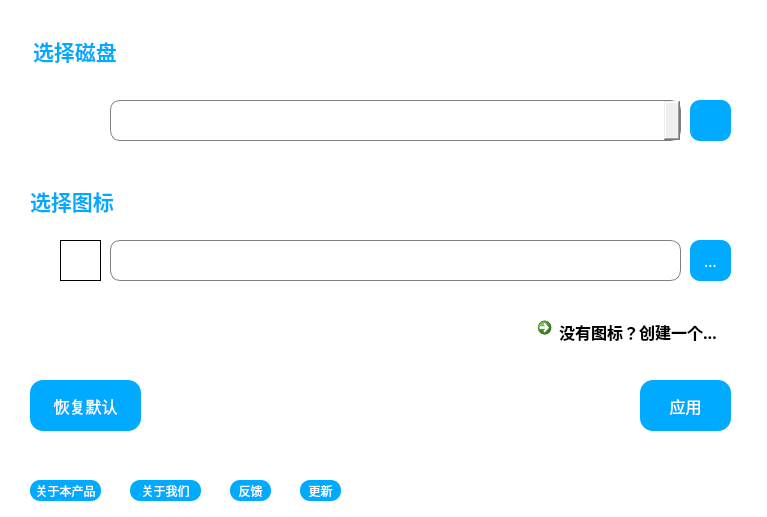
<?xml version="1.0" encoding="UTF-8"?>
<ui version="4.0">
 <class>MainWindow</class>
 <widget class="QWidget" name="MainWindow">
  <property name="geometry">
   <rect>
    <x>0</x>
    <y>0</y>
    <width>767</width>
    <height>517</height>
   </rect>
  </property>
  <property name="windowTitle">
   <string>Drive Icon Master</string>
  </property>
  <property name="windowIcon">
   <iconset>
    <normaloff>G:/Backups/Public/WaterDrop/icon.ico</normaloff>
    <normalon>G:/Backups/Public/WaterDrop/icon.ico</normalon>
    <activeoff>G:/Backups/Public/WaterDrop/icon.ico</activeoff>
    <activeon>G:/Backups/Public/WaterDrop/icon.ico</activeon>
    <selectedon>G:/Backups/Public/WaterDrop/icon.ico</selectedon>G:/Backups/Public/WaterDrop/icon.ico</iconset>
  </property>
  <property name="styleSheet">
   <string notr="true">#MainWindow{background-color:white;}
*{
	font-family: &quot;Microsoft YaHei&quot;;}
</string>
  </property>
  <widget class="QLabel" name="label">
   <property name="geometry">
    <rect>
     <x>33</x>
     <y>30</y>
     <width>121</width>
     <height>41</height>
    </rect>
   </property>
   <property name="font">
    <font>
     <family>Microsoft YaHei</family>
     <pointsize>16</pointsize>
     <weight>75</weight>
     <bold>true</bold>
    </font>
   </property>
   <property name="styleSheet">
    <string notr="true">QLabel{
color:rgb(0, 170, 255)}</string>
   </property>
   <property name="text">
    <string>选择磁盘</string>
   </property>
  </widget>
  <widget class="QLabel" name="label_2">
   <property name="geometry">
    <rect>
     <x>30</x>
     <y>180</y>
     <width>121</width>
     <height>41</height>
    </rect>
   </property>
   <property name="font">
    <font>
     <family>Microsoft YaHei</family>
     <pointsize>16</pointsize>
     <weight>75</weight>
     <bold>true</bold>
    </font>
   </property>
   <property name="styleSheet">
    <string notr="true">color:rgb(0, 170, 255)</string>
   </property>
   <property name="text">
    <string>选择图标</string>
   </property>
  </widget>
  <widget class="QComboBox" name="cmbdrv">
   <property name="geometry">
    <rect>
     <x>110</x>
     <y>100</y>
     <width>571</width>
     <height>41</height>
    </rect>
   </property>
   <property name="font">
    <font>
     <family>Microsoft YaHei</family>
     <pointsize>17</pointsize>
    </font>
   </property>
   <property name="styleSheet">
    <string notr="true">QComboBox{
    border: 1px solid gray;
    border-radius: 10px;
    padding: 1px 2px 1px 2px; 
    color:grey;

    min-width: 9em; 
}
QComboBox::drop-down {
    subcontrol-origin: padding;
    subcontrol-position: top right;
    width: 20px;
 image: url(:/buttons/res/arrow.ico);
    border-left-width: 1px;
    border-left-color: darkgray;
    border-left-style: solid; /* just a single line */
    border-top-right-radius: 3px; /* same radius as the QComboBox */
    border-bottom-right-radius: 3px;
}

QComboBox::down-arrow {
border-bottom-right-radius: 3px;
border-bottom-left-radius: 3px;
  
}</string>
   </property>
   <property name="frame">
    <bool>true</bool>
   </property>
  </widget>
  <widget class="QPushButton" name="btnapp">
   <property name="geometry">
    <rect>
     <x>640</x>
     <y>380</y>
     <width>91</width>
     <height>51</height>
    </rect>
   </property>
   <property name="font">
    <font>
     <family>Microsoft YaHei</family>
     <pointsize>12</pointsize>
    </font>
   </property>
   <property name="cursor">
    <cursorShape>PointingHandCursor</cursorShape>
   </property>
   <property name="styleSheet">
    <string notr="true">QPushButton
{border-radius:13px;

background-color:rgb(0, 170, 255)
;color:white;}
QPushButton::pressed
{
background-color:rgb(73, 112, 255);
}

</string>
   </property>
   <property name="text">
    <string>应用</string>
   </property>
  </widget>
  <widget class="QPushButton" name="btnopn">
   <property name="geometry">
    <rect>
     <x>690</x>
     <y>240</y>
     <width>41</width>
     <height>41</height>
    </rect>
   </property>
   <property name="font">
    <font>
     <family>Microsoft YaHei</family>
     <pointsize>12</pointsize>
    </font>
   </property>
   <property name="cursor">
    <cursorShape>PointingHandCursor</cursorShape>
   </property>
   <property name="styleSheet">
    <string notr="true">QPushButton
{border-radius:10px;

background-color:rgb(0, 170, 255)
;color:white;}
QPushButton::pressed
{
background-color:rgb(73, 112, 255);
}

</string>
   </property>
   <property name="text">
    <string>…</string>
   </property>
  </widget>
  <widget class="QLabel" name="lblico">
   <property name="geometry">
    <rect>
     <x>60</x>
     <y>240</y>
     <width>41</width>
     <height>41</height>
    </rect>
   </property>
   <property name="styleSheet">
    <string notr="true">border-radius:10px;
image: url(G:\Driveicon.ico);</string>
   </property>
   <property name="frameShape">
    <enum>QFrame::Box</enum>
   </property>
   <property name="text">
    <string/>
   </property>
  </widget>
  <widget class="QPushButton" name="btnref">
   <property name="geometry">
    <rect>
     <x>690</x>
     <y>100</y>
     <width>41</width>
     <height>41</height>
    </rect>
   </property>
   <property name="font">
    <font>
     <family>Microsoft YaHei</family>
     <pointsize>12</pointsize>
    </font>
   </property>
   <property name="cursor">
    <cursorShape>PointingHandCursor</cursorShape>
   </property>
   <property name="styleSheet">
    <string notr="true">QPushButton
{border-radius:10px;
image: url(:/buttons/res/refresh.ico);

background-color:rgb(0, 170, 255)
;color:white;}
QPushButton::pressed
{
background-color:rgb(73, 112, 255);
}

</string>
   </property>
   <property name="text">
    <string/>
   </property>
  </widget>
  <widget class="QPushButton" name="btndef">
   <property name="geometry">
    <rect>
     <x>30</x>
     <y>380</y>
     <width>111</width>
     <height>51</height>
    </rect>
   </property>
   <property name="font">
    <font>
     <family>Microsoft YaHei</family>
     <pointsize>12</pointsize>
    </font>
   </property>
   <property name="cursor">
    <cursorShape>PointingHandCursor</cursorShape>
   </property>
   <property name="styleSheet">
    <string notr="true">QPushButton
{border-radius:13px;

background-color:rgb(0, 170, 255)
;color:white;}
QPushButton::pressed
{
background-color:rgb(73, 112, 255);
}

</string>
   </property>
   <property name="text">
    <string>恢复默认</string>
   </property>
  </widget>
  <widget class="QPushButton" name="btnabt">
   <property name="geometry">
    <rect>
     <x>30</x>
     <y>480</y>
     <width>71</width>
     <height>21</height>
    </rect>
   </property>
   <property name="font">
    <font>
     <family>Microsoft YaHei</family>
     <pointsize>9</pointsize>
    </font>
   </property>
   <property name="cursor">
    <cursorShape>PointingHandCursor</cursorShape>
   </property>
   <property name="styleSheet">
    <string notr="true">QPushButton
{border-radius:10px;

background-color:rgb(0, 170, 255)
;color:white;}
QPushButton::pressed
{
background-color:rgb(73, 112, 255);
}

</string>
   </property>
   <property name="text">
    <string>关于本产品</string>
   </property>
  </widget>
  <widget class="QPushButton" name="btnabtus">
   <property name="geometry">
    <rect>
     <x>130</x>
     <y>480</y>
     <width>71</width>
     <height>21</height>
    </rect>
   </property>
   <property name="font">
    <font>
     <family>Microsoft YaHei</family>
     <pointsize>9</pointsize>
    </font>
   </property>
   <property name="cursor">
    <cursorShape>PointingHandCursor</cursorShape>
   </property>
   <property name="styleSheet">
    <string notr="true">QPushButton
{border-radius:10px;

background-color:rgb(0, 170, 255)
;color:white;}
QPushButton::pressed
{
background-color:rgb(73, 112, 255);
}

</string>
   </property>
   <property name="text">
    <string>关于我们</string>
   </property>
  </widget>
  <widget class="QLineEdit" name="txtpath">
   <property name="geometry">
    <rect>
     <x>110</x>
     <y>240</y>
     <width>571</width>
     <height>41</height>
    </rect>
   </property>
   <property name="font">
    <font>
     <family>Microsoft YaHei</family>
     <pointsize>15</pointsize>
    </font>
   </property>
   <property name="styleSheet">
    <string notr="true">border:1px solid gray;
    border-radius: 10px;
color:grey</string>
   </property>
  </widget>
  <widget class="QPushButton" name="btnfeedback">
   <property name="geometry">
    <rect>
     <x>230</x>
     <y>480</y>
     <width>41</width>
     <height>21</height>
    </rect>
   </property>
   <property name="font">
    <font>
     <family>Microsoft YaHei</family>
     <pointsize>9</pointsize>
    </font>
   </property>
   <property name="cursor">
    <cursorShape>PointingHandCursor</cursorShape>
   </property>
   <property name="styleSheet">
    <string notr="true">QPushButton
{border-radius:10px;

background-color:rgb(0, 170, 255)
;color:white;}
QPushButton::pressed
{
background-color:rgb(73, 112, 255);
}

</string>
   </property>
   <property name="text">
    <string>反馈</string>
   </property>
  </widget>
  <widget class="QPushButton" name="btnabtus_3">
   <property name="geometry">
    <rect>
     <x>300</x>
     <y>480</y>
     <width>41</width>
     <height>21</height>
    </rect>
   </property>
   <property name="font">
    <font>
     <family>Microsoft YaHei</family>
     <pointsize>9</pointsize>
    </font>
   </property>
   <property name="cursor">
    <cursorShape>PointingHandCursor</cursorShape>
   </property>
   <property name="styleSheet">
    <string notr="true">QPushButton
{border-radius:10px;

background-color:rgb(0, 170, 255)
;color:white;}
QPushButton::pressed
{
background-color:rgb(73, 112, 255);
}

</string>
   </property>
   <property name="text">
    <string>更新</string>
   </property>
  </widget>
  <widget class="QCommandLinkButton" name="commandLinkButton">
   <property name="geometry">
    <rect>
     <x>530</x>
     <y>310</y>
     <width>201</width>
     <height>51</height>
    </rect>
   </property>
   <property name="font">
    <font>
     <family>Microsoft YaHei</family>
     <pointsize>12</pointsize>
    </font>
   </property>
   <property name="text">
    <string>没有图标？创建一个…</string>
   </property>
  </widget>
 </widget>
 <layoutdefault spacing="6" margin="11"/>
 <resources/>
 <connections>
  <connection>
   <sender>cmbdrv</sender>
   <signal>currentTextChanged(QString)</signal>
   <receiver>MainWindow</receiver>
   <slot>setFocus()</slot>
   <hints>
    <hint type="sourcelabel">
     <x>330</x>
     <y>150</y>
    </hint>
    <hint type="destinationlabel">
     <x>337</x>
     <y>232</y>
    </hint>
   </hints>
  </connection>
 </connections>
</ui>
